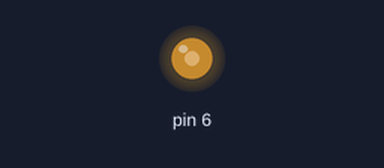
The sketch below on a simulated Arduino Uno, built with avr-gcc and run on an emulated ATmega328P. Parts: output pins drawn as LEDs (lit = HIGH). At 0.0 s the program stops and its outputs stay as they are.

Above: at 0.1 s.
Timing chart, 0 to 1.5 s (numbered marks = the images above):
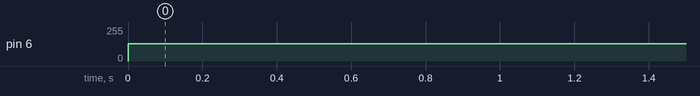

Measured:
- by itself, pin 6: 0/255 → 128/255 at 0.00 s

The sketch:

sketch_nov.ino
```cpp
void setup()
{
    DDRD |= (1 << DDD6);
    // PD6 is now an output

    OCR0A = 128;
    // set PWM for 50% duty cycle


    TCCR0A |= (1 << COM0A1);
    // set none-inverting mode

    TCCR0A |= (1 << WGM01) | (1 << WGM00);
    // set fast PWM Mode

    TCCR0B |= (1 << CS01);
    // set prescaler to 8 and starts PWM


    while (1);
    {
        // we have a working Fast PWM
    }
}
```
